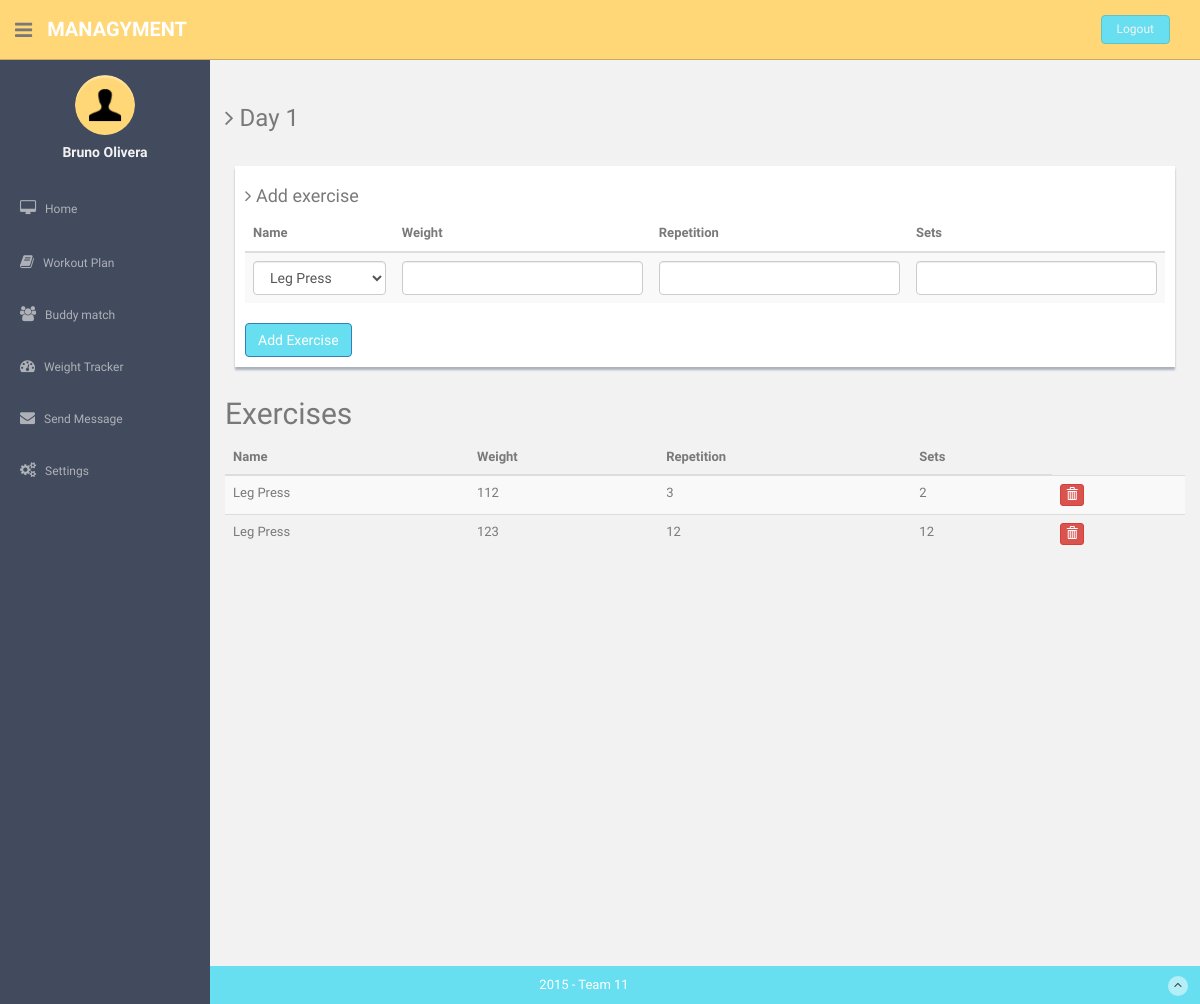
Before: /workout/days/1/ (signed in) with the older database file.
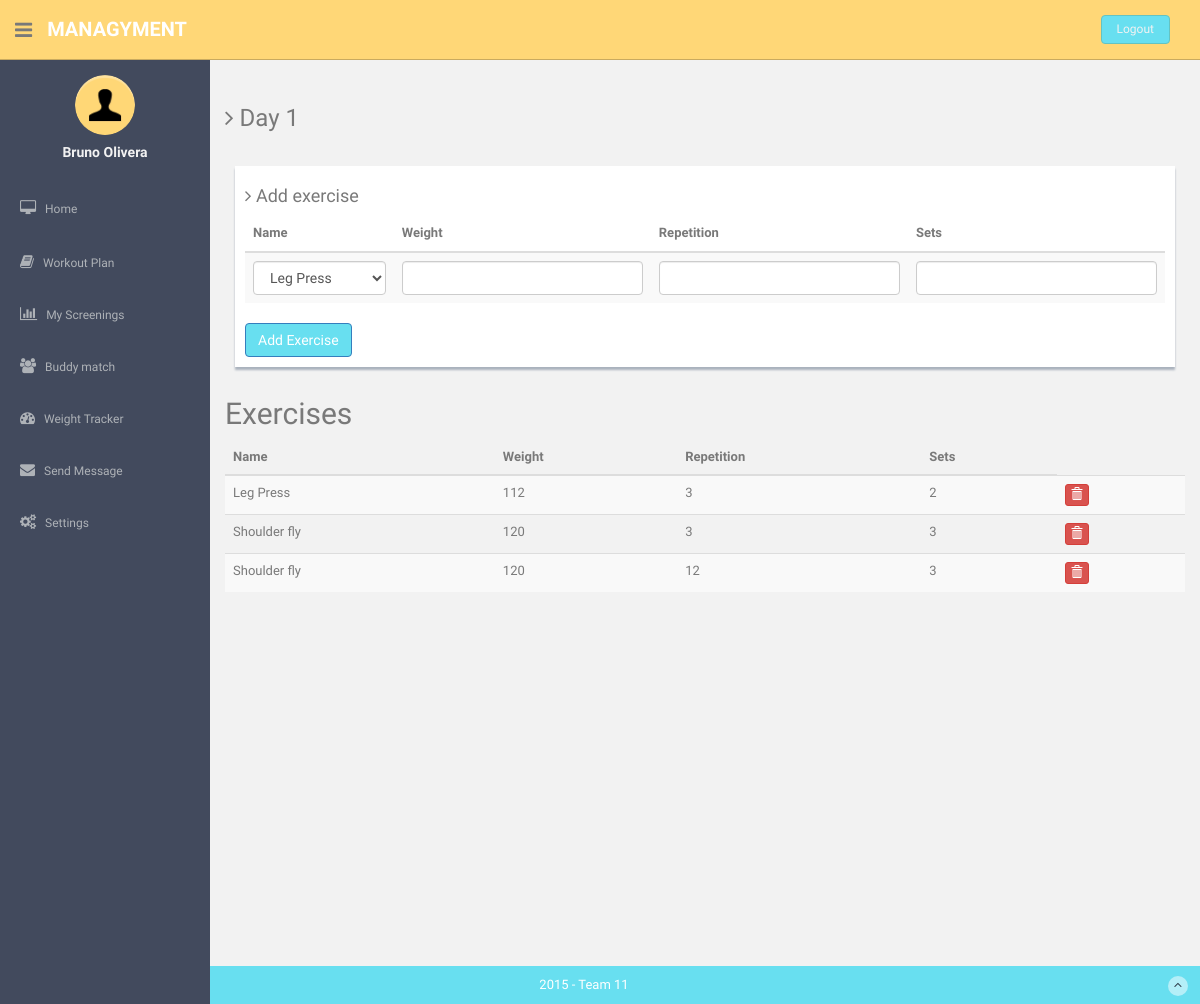
After: the same page with the newer database file.
### gym_app/models.py (models this page shows, shortened)
class Exercise(models.Model):
    task = models.ForeignKey(Task)
    weight = models.IntegerField(max_length=4, default = 1)
    repetition = models.IntegerField(max_length=4, default = 1)
    sets = models.IntegerField(max_length=4, default = 1)
    ONE = 1
    TWO = 2
    THREE = 3
    FOUR = 4
    FIVE = 5
    SIX = 6
    SEVEN = 7
    DAYS = (
        (ONE, 'Day 1'),
        (TWO, 'Day 2'),
        (THREE, 'Day 3'),
        (FOUR, 'Day 4'),
        (FIVE, 'Day 5'),
        (SIX, 'Day 6'),
        (SEVEN, 'Day 7'),
    )
    day = models.IntegerField(max_length=7,
                                      choices=DAYS,
                                      default=ONE)

class Task(models.Model):
    name = models.CharField(max_length=32)

### gym_app/views.py (the view)
# urls.py: url(r'^workout/days/(?P<day>\d{1})/$', workout_day),
@login_required
@user_passes_test(lambda u: u.groups.filter(Q(name='regular') | Q(name='premium') | Q(name='personal_trainer')).count() == 1, login_url='/permission_denied/')
def workout_day(request, day = '1'):
    if request.user.is_superuser:
        group = 'admin';
    else:
        try:
            group = User.objects.get(username=request.user.username).groups.all()[0].name;
        except:
            group = 'none'
    if request.method == 'POST':
        task_name = request.POST.get('task_name')
        exercise_form = ExerciseForm(data=request.POST)
        if group == "personal_trainer":
            username = request.POST.get("username")
        else:
            username = request.user.username
        user = User.objects.get(username = username)
        athlete = Athlete.objects.get(user = user.id)
        if exercise_form.is_valid():
            exercise = exercise_form.save(commit=False)
            task = Task.objects.get(name = task_name)
            exercise.task = task
            exercise.day = day
            exercise.save()
            athlete.workout_plan.exercises.add(exercise)
            athlete.save()
            if group == "personal_trainer":
                t_list = Task.objects.all()
                exercises = athlete.workout_plan.exercises.filter( day = int(day))
                exercise_form = ExerciseForm()
                return render(request, 'gym_app/workout_day.html', {'exercise_form': exercise_form, 'task_list' : t_list, 'exercises' : exercises, 'day': day, 'username': username, 'group' : group})
            else:
                path = '/workout/days/{0}'.format(day)
                return redirect(path)
        else:
            return HttpResponse('There are errors in the fields: {0}'.format(exercise_form.errors))
    else:
        t_list = Task.objects.all()
        if group == "personal_trainer":
            username = request.POST.get("username")
        else:
            username = request.user.username
        user = User.objects.get(username = username)
        athlete = Athlete.objects.get(user = user.id)
        exercises = athlete.workout_plan.exercises.filter( day = int(day))
        exercise_form = ExerciseForm()
        return render(request, 'gym_app/workout_day.html',
            {'exercise_form': exercise_form, 'task_list' : t_list, 'exercises' : exercises, 'day': day,'group' : group})

### gym_app/forms.py
class ExerciseForm(forms.ModelForm):
    weight = forms.CharField(widget=forms.TextInput(attrs={'class': "form-control"}))
    repetition = forms.CharField(widget=forms.TextInput(attrs={'class': "form-control"}))
    sets = forms.CharField(widget=forms.TextInput(attrs={'class': "form-control"}))
    class Meta:
        model = Exercise
        fields = ('weight','repetition', 'sets')

### templates/gym_app/workout_day.html (shortened to what this page needs)
{% extends 'base.html' %}
{% load staticfiles %}
{% block content%}
  <h3><i class="fa fa-angle-right"></i> Day {{day}}</h3>
  <div class="row mt"><div class="col-lg-12"><div class="form-panel">
      <h4><i class="fa fa-angle-right"></i> Add exercise</h4>
        <form id="user_form" method="post" action="/workout/days/{{day}}/"
                enctype="multipart/form-data">
            <table class="table table-striped table-advance table-hover">
              <thead>
                <tr>
                    <th>Name</th>
                    <th>Weight</th>
                    <th>Repetition</th>
                    <th>Sets</th>
                </tr>
              </thead>
              <tbody>
                        <tr>
                             <td align="left">
                                    <select class="form-control" id="sel1" name="task_name">
                                    {% for task in task_list %}
                                    <option>{{ task.name }}</option>
                                    {% endfor %}
                                    </select>
                            </td>
                            {% for field in exercise_form %}
                            <td align="left"><div class="fieldWrapper">
                                    {{ field }}
                            </div></td>
                            {% endfor %}
                        </tr>
              </tbody>
            </table>
            <input type="submit" class="btn btn-primary" name="submit" value="Add Exercise" />
        </form>
      </div>
    </div>
  </div>
          <h2 class="sub-header">Exercises</h2>
          <div class="table-responsive">
            <table class="table table-striped">
              <thead>
                <tr>
                    <th>Name</th>
                    <th>Weight</th>
                    <th>Repetition</th>
                    <th>Sets</th>
                </tr>
              </thead>
              <tbody>
                 {% for exercise in exercises %}
                        <tr>
                            <td align="left">{{exercise.task.name}}</td>
                            <td align="left">{{exercise.weight}}</td>
                            <td align="left">{{exercise.repetition}}</td>
                            <td align="left">{{exercise.sets}}</td>
                            <form method="post" action="/delete_exercise/" enctype="multipart/form-data">
                               <td align="left"> <button  name ='delete' type='submit' value='{{exercise.id}}'class="btn btn-danger btn-xs"><span class="glyphicon glyphicon-trash"></span></button> </td>
                            </form>
                        </tr>
                {% endfor %}
              </tbody>
            </table>
          </div>
{% endblock %}

### templates/base.html (shortened to what the changed rows need)
<!DOCTYPE html>
{% load staticfiles %}
<html lang="en">
  <head>
    <link href="{% static "css/bootstrap.css" %}" rel="stylesheet">
    <link href="{% static "font-awesome/css/font-awesome.css" %}" rel="stylesheet">
    <link href="{% static "css/zabuto_calendar.css" %}" rel="stylesheet">
    <link href="{% static "js/gritter/css/jquery.gritter.css" %}" rel="stylesheet">
    <link href="{% static "lineicons/style.css" %}" rel="stylesheet">
    <link href="{% static "css/style.css" %}" rel="stylesheet">
    <link href="{% static "css/style-responsive.css" %}" rel="stylesheet">
  </head>
  <body>
  <section id="container" >
      {% if user.is_authenticated %}
      <aside>
          <div id="sidebar"  class="nav-collapse ">
              <ul class="sidebar-menu" id="nav-accordion">
                  {% if group == "premium" or group == "regular" %}
                    {% if group == "premium" %}
                    <li class="sub-menu">
                      <a href="/screenings/" >
                          <i class="fa fa-bar-chart-o"></i>
                          <span>My Screenings</span>
                      </a>
                    </li>
                    {% endif %}
                  {% endif %}
              </ul>
          </div>
      </aside>
      {% endif %}
      <section id="main-content">
          <section class="wrapper site-min-height">
          	<div class="row mt">
          		<div class="col-lg-12">
          		{% block content %}
              {% endblock %}
          		</div>
          	</div>
		</section><! --/wrapper -->
      </section>
  </section>
  </body>
</html>

Changed rows visible on the page:
removed Exercise: task.name "Leg Press", weight "123", repetition "12", sets "12", {{ exercise.id }} 2 (drawn)
added Exercise: task.name "Shoulder fly", weight "120", repetition "3", sets "3"
added Exercise: task.name "Shoulder fly", weight "120", repetition "12", sets "3", {{ exercise.id }} 5 (drawn)
Other visible differences:
text now shown: "My Screenings"
